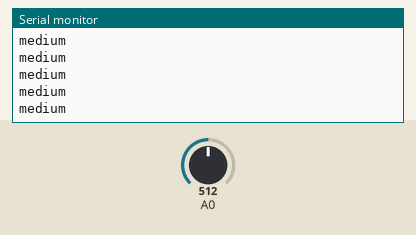
Simulated run of this sketch. Board: Arduino Uno, built with avr-gcc and run on an emulated ATmega328P. Shown: the last lines printed to the serial monitor. Inputs (shaded band) come from the test bench; at power-on: A0 = 512.

Above: at 1.2 s.
1.3 s: A0 set to 610
At 2.3 s:
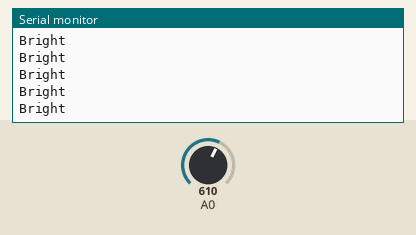
3.2 s: A0 set to 590
At 4.2 s:
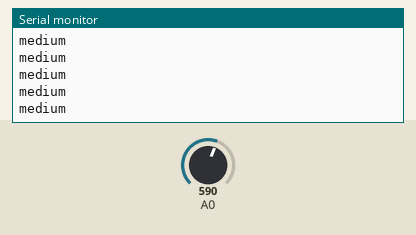
6.2 s: A0 set to 306
At 7.3 s:
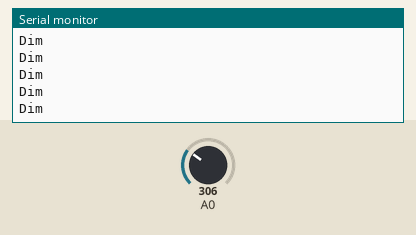
8.1 s: A0 set to 122
At 9.2 s:
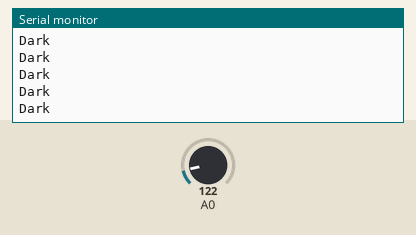
10.0 s: A0 set to 511
At 10.8 s:
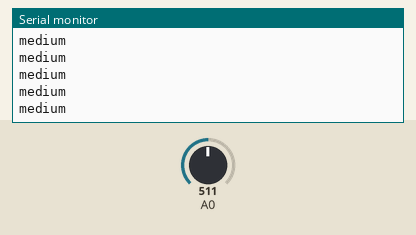
13.0 s: A0 set to 0
At 14.1 s:
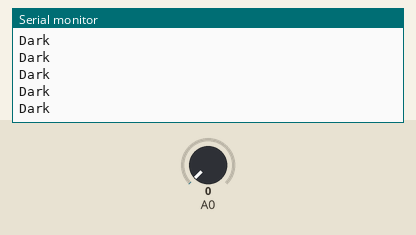

Measured:
- after the input at 1.3 s, the serial monitor: prints a new line after 0.07 s (image 1)
- after the input at 6.2 s, the serial monitor: prints a new line after 0.07 s (image 3)
- after the input at 8.1 s, the serial monitor: prints a new line after 0.07 s (image 4)
- after the input at 10.0 s, the serial monitor: prints a new line after 0.07 s (image 5)

The sketch:

LDR.ino
```cpp
const int sensormin=0;
const int sensormax=600;
void setup() {
  Serial.begin(9600);
}

void loop() {
  int sensorReading=analogRead(0);
  int range=map(sensorReading,sensormin,sensormax,0,3);
  switch(range){
    case 0:
    Serial.println("Dark");
    break;
    case 1:
    Serial.println("Dim");
    break;
    case 2:
    Serial.println("medium");
    break;
    case 3:
    Serial.println("Bright");
    break;
    delay(500);
    }
}
```
